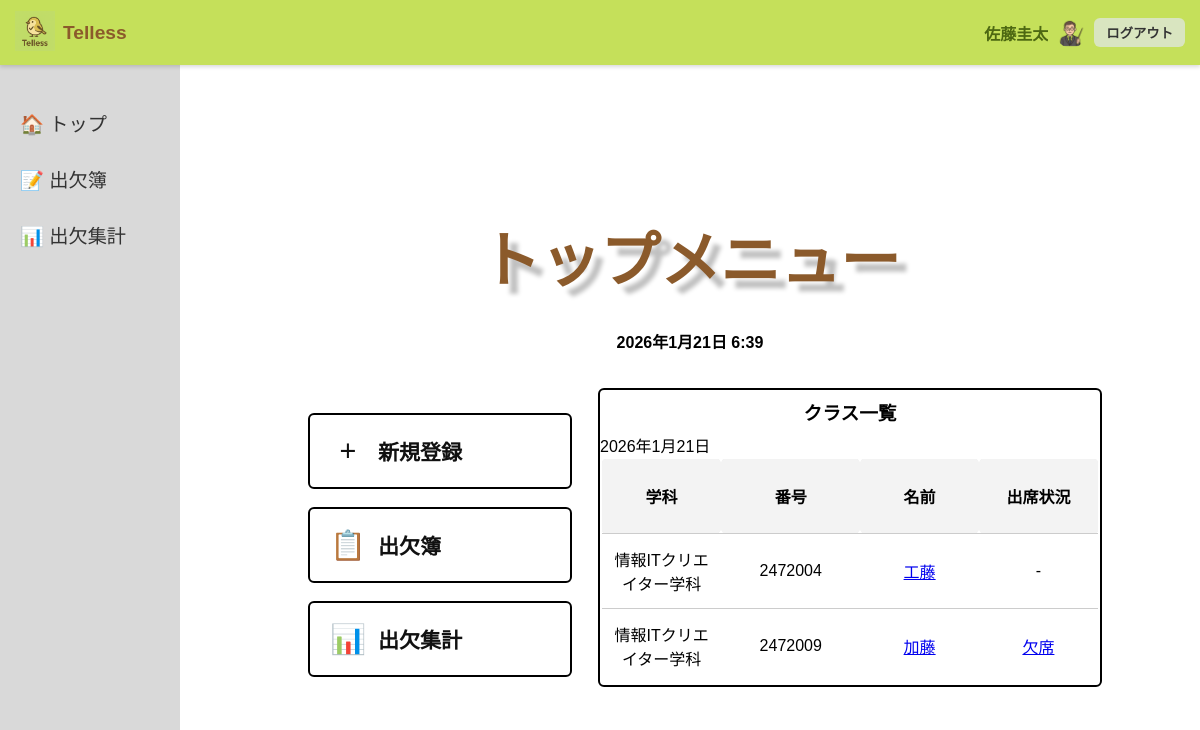
Page /index/ (signed in) on the committed database.
### telles/models.py (models this page shows, shortened)
class CustomUser(AbstractUser):
    is_teacher = models.BooleanField(default=False)
    is_student = models.BooleanField(default=False)

class TeacherProfile(models.Model):
    user = models.OneToOneField(
        CustomUser,
        on_delete=models.CASCADE,
        related_name='teacher_profile'
    )
    teacher_name = models.CharField(max_length=100)
    created_at = models.DateTimeField(auto_now_add=True)
    class Meta:
        db_table = 'teacher_database'  # 教師専用テーブル名

class StudentProfile(models.Model):
    user = models.OneToOneField(
        CustomUser,
        on_delete=models.CASCADE,
        related_name='student_profile'
    )
    student_name = models.CharField(max_length=30)
    student_number = models.IntegerField()
    created_by_teacher = models.ForeignKey(
        TeacherProfile,
        on_delete=models.SET_NULL,
        null=True,
        blank=True,
        related_name='students'
    )
    created_at = models.DateTimeField(auto_now_add=True)
    department = models.ForeignKey(
        ClassRegistration,
        on_delete=models.SET_NULL,
        null=True,
        blank=True,
        related_name = 'students'
    )
    academic_year = models.CharField(max_length=10, blank=True, null=True)
    COURSE_YEARS_CHOICES = [
        (1, '1年制'),
        (2, '2年制'),
        (3, '3年制'),
    ]
    course_years = models.IntegerField(
        choices = COURSE_YEARS_CHOICES,
        null=True,
        blank=True
    )
    class Meta:
        db_table = 'student_database'  # 生徒専用テーブル名
        ordering = ['student_number']

class ClassRegistration(models.Model):
    department = models.CharField(max_length=100, unique=True)

class Attendance(models.Model):
    STATUS_CHOICES = [
        ('absent', '欠席'),
        ('late', '遅刻'),
        ('leave', '早退'),
    ]
    student = models.ForeignKey(StudentProfile, on_delete=models.CASCADE)
    date = models.DateField()
    time = models.DateTimeField(default=timezone.now)
    status = models.CharField(max_length=20, choices=STATUS_CHOICES)
    reason = models.TextField(blank=True)
    checked = models.BooleanField(default=False)
    class Meta:
        unique_together = ('student', 'date')
        ordering = ['-date']

### telles/views.py (the view)
# urls.py: path('index/', views.index_view, name='index'),  # ← 教師用トップページ
def index_view(request):
    selected_year = request.session.get("selected_year")
    selected_major = request.session.get("selected_major")  # ← 学科
    selected_course = request.session.get("selected_course")
    students = StudentProfile.objects.all()
    if selected_year:
        students = students.filter(academic_year=selected_year)
    if selected_major:
        students = students.filter(department__department=selected_major)
    if selected_course:
        students = students.filter(course_years=selected_course)
    today_date = date.today()
    attendance_map = {a.student_id: a for a in Attendance.objects.filter(date=today_date)}
    for s in students:
        s.attendance = attendance_map.get(s.id)
    return render(request, "index.html", {
        "students": students,
        "year": selected_year,
        "major": selected_major,
        "attendance_map": attendance_map,
        "date": today_date,
    })

### telles/templates/index.html (shortened to what this page needs)
{% extends "base.html" %}
{% block content %}
<section class="content">
  <h1 class="title">トップメニュー</h1>
  <p id="datetime" class="datetime"></p>
  <div class="menu-container">
    <div class="menu-box">
      <div class="buttons-vertical">
        <a href="{% url 'telles:student_signup' %}" class="action-card">
          <div class="action-icon">+</div>
          <div class="action-text">新規登録</div>
        </a>
        <a href="{% url 'telles:calendar' %}" class="action-card">
          <div class="action-icon">📋</div>
          <div class="action-text">出欠簿</div>
        </a>
        <a href="{% url 'telles:attendance_summary' %}" class="action-card">
          <div class="action-icon">📊</div>
          <div class="action-text">出欠集計</div>
        </a>
      </div>
    </div>
    <div class="class-box">
      <h3>クラス一覧</h3>
      <span id="today"></span>
      <table class="class-table-top">
        <thead>
          <tr>
            <th>学科</th>
            <th>番号</th>
            <th>名前</th>
            <th>出席状況</th>
          </tr>
        </thead>
        <tbody>
  {% for student in students %}
  <tr>
    <td>
      {% if student.department %}
        {{ student.department.department }}
      {% else %}
        未所属
      {% endif %}
    </td>
    <td>{{ student.student_number }}</td>
    <td>
      <a href="{% url 'telles:profile' student.id %}">
        {{ student.student_name }}
      </a>
    </td>
            <td>
          {% if not student.user.is_active %}
            <span class="student-inactive-text">退学</span>
          {% elif student.attendance %}
            <a href="{% url 'telles:detail' student.id date %}">
              {{ student.attendance.get_status_display }}
            </a>
          {% else %}
            -
          {% endif %}
        </td>
          </tr>
          {% empty %}
          <tr>
            <td colspan="4" class="empty">データがありません</td>
          </tr>
          {% endfor %}
        </tbody>
      </table>
    </div>
  </div>
</section>
{% endblock %}

### telles/templates/base.html (shortened to what this page needs)
{% load static %}
<!DOCTYPE html>
<html lang="ja">
<head>
  <link rel="stylesheet" href="{% static 'css/styles.css' %}?v={{ now|date:'U' }}">
</head>
<body>
  <header class="header">
    <div class="header-left">
      <a href="{% url 'telles:index' %}">
        <img src="{% static 'images/テレロン.png' %}" alt="Tellessアイコン" class="app-icon">
      </a>
      <span class="app-title">Telless</span>
    </div>
    <div class="header-right">
      {% if user.is_authenticated %}
      {% if user.is_teacher %}
      {% if user.teacher_profile %}
      <span class="username">{{ user.teacher_profile.teacher_name }}</span>
      {% else %}
      <span class="username">{{ user.username }}</span>
      {% endif %}
      <img src="{% static 'images/teacher_icon.jpg' %}" alt="教師アイコン" class="user-icon">
      {% endif %}
      <form action="{% url 'telles:logout' %}" method="post" style="display:inline;">
        <button type="submit" class="logout-btn">ログアウト</button>
      </form>
      {% else %}
      <a href="{% url 'telles:teacher_login' %}" class="login-link">ログイン</a>
      {% endif %}
    </div>
  </header>
  <aside class="sidebar">
    <ul>
      <li><a href="{% url 'telles:index' %}">🏠 トップ</a></li>
      <li><a href="{% url 'telles:calendar' %}">📝 出欠簿</a></li>
      <li><a href="{% url 'telles:attendance_summary' %}">📊 出欠集計</a></li>
    </ul>
  </aside>
  <main class="main-content">
    {% block content %}
    {% endblock %}
  </main>
</body>
</html>

### telles/static/css/styles.css (style rules this page uses)
body { margin: 0; font-family: "Hiragino Sans", "Noto Sans JP", sans-serif; }
.header { background-color: #C5E05A; display: flex; justify-content: space-between; align-items: center; height: 65px; padding: 0 15px; position: fixed; top: 0; left: 0; width: 100%; box-shadow: 0 2px 4px rgba(0, 0, 0, 0.15); z-index: 1000; box-sizing: border-box; }
.header-left { display: flex; align-items: center; gap: 8px; flex-shrink: 0; }
.app-icon { width: 40px; height: 40px; }
.app-title { font-size: 1.2rem; font-weight: bold; color: #8b5a2b; }
.header-right { display: flex; align-items: center; gap: 8px; flex-wrap: nowrap; min-width: 0; }
.username { font-weight: bold; color: #4d6812; max-width: 120px; white-space: nowrap; overflow: hidden; text-overflow: ellipsis; }
.user-icon { width: 30px; height: 30px; border-radius: 50%; }
.logout-btn { background-color: #d9e5c0; border: none; border-radius: 6px; padding: 5px 12px; font-weight: bold; color: #333; cursor: pointer; white-space: nowrap; }
.sidebar { background-color: #D9D9D9; position: fixed; top: 65px; left: 0; width: 180px; height: calc(100vh - 65px); padding-top: 30px; }
.sidebar ul { list-style: none; padding: 0; margin: 0; }
.sidebar li { padding: 14px 20px; font-size: 1.2rem; }
.sidebar a { color: #333; text-decoration: none; display: flex; align-items: center; gap: 8px; }
.main-content { margin-left: 180px; margin-top: 65px; min-height: calc(100vh - 65px); background-color: #fff; display: flex; justify-content: center; align-items: center; }
.title { color: #8B5A2B; font-size: 80px; font-weight: bold; text-shadow: 10px 10px 4px rgba(0, 0, 0, 0.25); text-align: center; margin-bottom: 20px; }
.datetime { text-align: center; margin-top: 0; font-size: 30px; font-weight: bold; }
.buttons-vertical { display: flex; flex-direction: column; gap: 18px; width: 220px; }
.action-card { display: flex; align-items: center; gap: 12px; width: 120%; padding: 18px 20px; box-sizing: border-box; background-color: #fff; border: 2px solid #000; border-radius: 6px; text-decoration: none; color: #111; transition: transform 0.08s ease, box-shadow 0.12s ease; }
.action-icon { font-size: 1.8rem; line-height: 1; width: 36px; height: 36px; display: flex; align-items: center; justify-content: center; flex-shrink: 0; }
.action-text { font-size: 21px; font-weight: bold; }
.menu-container { display: flex; justify-content: center; align-items: flex-start; gap: 40px; margin-top: 35px; }
.menu-box { padding: 25px 30px; background: #fff; border-radius: 6px; }
.class-box { border: 2px solid #000; border-radius: 6px; background: #fff; width: 500px; display: flex; flex-direction: column; }
.class-box h3 { text-align: center; margin: 8px 0; }
table { border-collapse: collapse; margin: 0 auto; font-size: 16px; }
th, td { width: 50px; height: 50px; text-align: center; border-radius: 6px; }
th { background-color: #f3f3f3; }
td { cursor: pointer; transition: background-color 0.2s; }
#datetime, #selected-date { font-size: 16px; margin-bottom: 16px; }
.class-table-top { width: 100%; border-collapse: collapse; border: 2px solid #000; background: #fff; border-radius: 6px; overflow: hidden; text-align: center; }
.class-table-top thead { background-color: #f0f0f0; }
.class-table-top th, .class-table-top td { padding: 12px 10px; border-bottom: 1px solid #ccc; }
.class-table-top tr:last-child td { border-bottom: none; }
.title { text-align: center; font-size: 60px; margin-bottom: 30px; color: #8B5A2B; }

### rows in the picture
CustomUser: teacher_profile.teacher_name "佐藤圭太"
StudentProfile: department.department "情報ITクリエイター学科", student_number "2472004", student_name "工藤"
StudentProfile: department.department "情報ITクリエイター学科", student_number "2472009", student_name "加藤", attendance.status "欠席"
